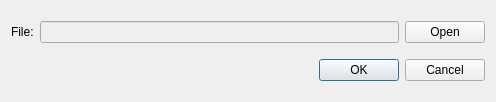
<?xml version="1.0" encoding="UTF-8"?>
<ui version="4.0">
 <class>Input_File</class>
 <widget class="QDialog" name="Input_File">
  <property name="enabled">
   <bool>true</bool>
  </property>
  <property name="geometry">
   <rect>
    <x>0</x>
    <y>0</y>
    <width>496</width>
    <height>102</height>
   </rect>
  </property>
  <property name="sizePolicy">
   <sizepolicy hsizetype="Minimum" vsizetype="Minimum">
    <horstretch>0</horstretch>
    <verstretch>0</verstretch>
   </sizepolicy>
  </property>
  <property name="windowTitle">
   <string>Input File</string>
  </property>
  <layout class="QGridLayout" name="gridLayout">
   <item row="0" column="0">
    <widget class="QLabel" name="label_file">
     <property name="text">
      <string>File:</string>
     </property>
    </widget>
   </item>
   <item row="0" column="1">
    <widget class="QLineEdit" name="lineEdit">
     <property name="enabled">
      <bool>false</bool>
     </property>
    </widget>
   </item>
   <item row="0" column="2">
    <widget class="QPushButton" name="fileButton">
     <property name="text">
      <string>Open</string>
     </property>
    </widget>
   </item>
   <item row="1" column="1" colspan="2">
    <widget class="QDialogButtonBox" name="buttonBox">
     <property name="orientation">
      <enum>Qt::Horizontal</enum>
     </property>
     <property name="standardButtons">
      <set>QDialogButtonBox::Cancel|QDialogButtonBox::Ok</set>
     </property>
    </widget>
   </item>
  </layout>
 </widget>
 <resources/>
 <connections>
  <connection>
   <sender>buttonBox</sender>
   <signal>accepted()</signal>
   <receiver>Input_File</receiver>
   <slot>accept()</slot>
   <hints>
    <hint type="sourcelabel">
     <x>248</x>
     <y>254</y>
    </hint>
    <hint type="destinationlabel">
     <x>157</x>
     <y>274</y>
    </hint>
   </hints>
  </connection>
  <connection>
   <sender>buttonBox</sender>
   <signal>rejected()</signal>
   <receiver>Input_File</receiver>
   <slot>reject()</slot>
   <hints>
    <hint type="sourcelabel">
     <x>316</x>
     <y>260</y>
    </hint>
    <hint type="destinationlabel">
     <x>286</x>
     <y>274</y>
    </hint>
   </hints>
  </connection>
 </connections>
</ui>
